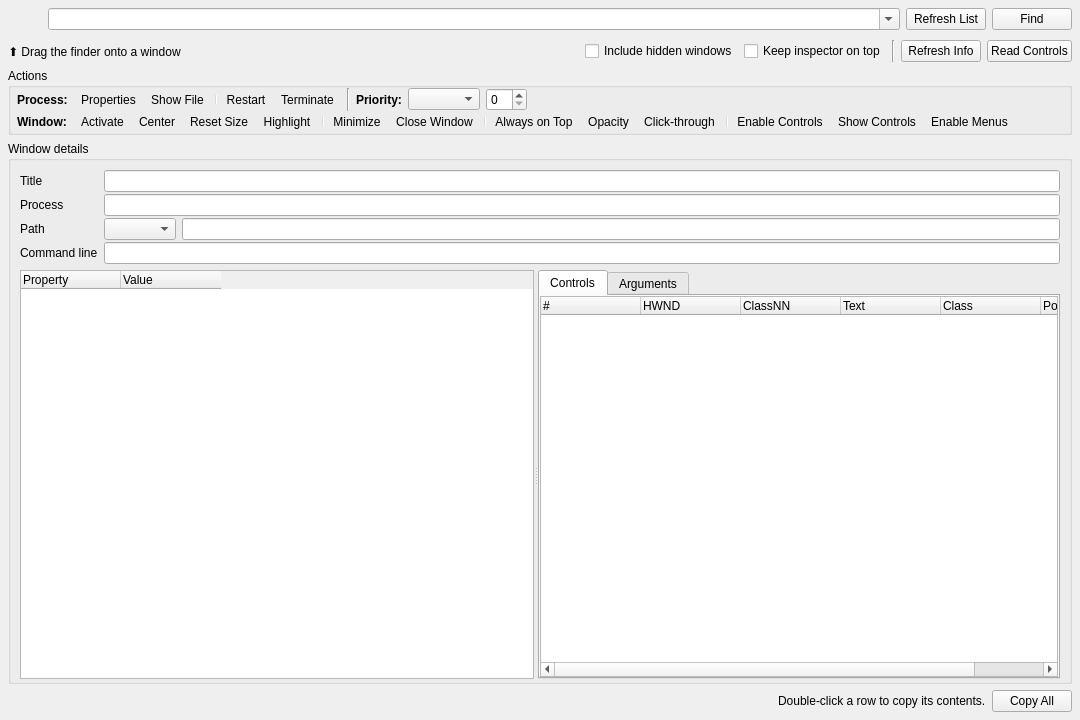
<?xml version="1.0" encoding="UTF-8"?>
<ui version="4.0">
 <class>Inspector</class>
 <widget class="QWidget" name="Inspector">
  <property name="geometry">
   <rect>
    <x>0</x>
    <y>0</y>
    <width>1080</width>
    <height>720</height>
   </rect>
  </property>
  <property name="minimumSize">
   <size>
    <width>0</width>
    <height>400</height>
   </size>
  </property>
  <property name="windowTitle">
   <string>Window Inspector</string>
  </property>
  <layout class="QVBoxLayout" name="main_layout" stretch="0,0,0,1,0">
   <property name="leftMargin">
    <number>8</number>
   </property>
   <property name="topMargin">
    <number>4</number>
   </property>
   <property name="rightMargin">
    <number>8</number>
   </property>
   <property name="bottomMargin">
    <number>8</number>
   </property>
   <property name="spacing">
    <number>6</number>
   </property>
   <item>
    <layout class="QHBoxLayout" name="header_layout" stretch="0,1,0,0">
     <property name="spacing">
      <number>6</number>
     </property>
     <item>
      <widget class="Finder" name="finder">
       <property name="minimumSize">
        <size>
         <width>34</width>
         <height>30</height>
        </size>
       </property>
       <property name="maximumSize">
        <size>
         <width>34</width>
         <height>16777215</height>
        </size>
       </property>
       <property name="alignment">
        <set>Qt::AlignmentFlag::AlignCenter</set>
       </property>
       <property name="toolTip">
        <string>Drag the finder onto a window. Release to inspect it, or press Esc to cancel.</string>
       </property>
       <property name="accessibleName">
        <string>Window finder</string>
       </property>
      </widget>
     </item>
     <item>
      <widget class="NoWheelComboBox" name="selector">
       <property name="editable">
        <bool>true</bool>
       </property>
       <property name="sizePolicy">
        <sizepolicy hsizetype="Ignored" vsizetype="Fixed">
         <horstretch>0</horstretch>
         <verstretch>0</verstretch>
        </sizepolicy>
       </property>
       <property name="toolTip">
        <string>Search by window title, process name, window ID, or PID (for example, PID:1234).</string>
       </property>
      </widget>
     </item>
     <item>
      <widget class="QPushButton" name="list_button">
       <property name="text">
        <string>Refresh List</string>
       </property>
       <property name="toolTip">
        <string>Load the current list of windows.</string>
       </property>
      </widget>
     </item>
     <item>
      <widget class="QPushButton" name="find_button">
       <property name="text">
        <string>Find</string>
       </property>
       <property name="toolTip">
        <string>Inspect the first window matching your search.</string>
       </property>
      </widget>
     </item>
    </layout>
   </item>
   <item>
    <layout class="QHBoxLayout" name="options_layout">
     <property name="spacing">
      <number>6</number>
     </property>
     <item>
      <widget class="QLabel" name="finder_hint">
       <property name="text">
        <string>⬆️ Drag the finder onto a window</string>
       </property>
      </widget>
     </item>
     <item>
      <spacer name="options_stretch">
       <property name="orientation">
        <enum>Qt::Horizontal</enum>
       </property>
       <property name="sizeHint">
        <size>
         <width>0</width>
         <height>0</height>
        </size>
       </property>
      </spacer>
     </item>
     <item>
      <widget class="QCheckBox" name="hidden_windows">
       <property name="text">
        <string>Include hidden windows</string>
       </property>
       <property name="toolTip">
        <string>Include hidden windows when listing or searching.</string>
       </property>
      </widget>
     </item>
     <item>
      <widget class="QCheckBox" name="pin">
       <property name="text">
        <string>Keep inspector on top</string>
       </property>
       <property name="toolTip">
        <string>Keep Window Inspector above other windows.</string>
       </property>
      </widget>
     </item>
     <item>
      <widget class="Line" name="options_separator">
       <property name="orientation">
        <enum>Qt::Vertical</enum>
       </property>
      </widget>
     </item>
     <item>
      <widget class="QPushButton" name="refresh_button">
       <property name="text">
        <string>Refresh Info</string>
       </property>
       <property name="toolTip">
        <string>Read the selected window and process details again.</string>
       </property>
      </widget>
     </item>
     <item>
      <widget class="QPushButton" name="read_button">
       <property name="text">
        <string>Read Controls</string>
       </property>
       <property name="toolTip">
        <string>List the controls exposed by the selected window.</string>
       </property>
      </widget>
     </item>
    </layout>
   </item>
   <item>
    <widget class="QGroupBox" name="actions_group">
     <property name="title">
      <string>Actions</string>
     </property>
     <layout class="QGridLayout" name="action_layout" columnstretch="0,1">
      <property name="leftMargin">
       <number>6</number>
      </property>
      <property name="topMargin">
       <number>0</number>
      </property>
      <property name="rightMargin">
       <number>6</number>
      </property>
      <property name="bottomMargin">
       <number>0</number>
      </property>
      <property name="verticalSpacing">
       <number>0</number>
      </property>
      <item row="0" column="0">
       <widget class="QLabel" name="process_label">
        <property name="text">
         <string>Process:</string>
        </property>
        <property name="font">
         <font>
          <bold>true</bold>
         </font>
        </property>
       </widget>
      </item>
      <item row="0" column="1">
       <layout class="QHBoxLayout" name="process_row">
        <property name="spacing">
         <number>6</number>
        </property>
        <item>
         <widget class="QToolBar" name="process_bar">
          <property name="windowTitle">
           <string>Process</string>
          </property>
          <property name="accessibleName">
           <string>Process</string>
          </property>
          <property name="styleSheet">
           <string>QToolBar { border: 0; padding: 0; }</string>
          </property>
          <property name="toolButtonStyle">
           <enum>Qt::ToolButtonStyle::ToolButtonTextOnly</enum>
          </property>
          <addaction name="action_properties"/>
          <addaction name="action_show_file"/>
          <addaction name="separator"/>
          <addaction name="action_restart"/>
          <addaction name="action_terminate"/>
         </widget>
        </item>
        <item>
         <widget class="Line" name="priority_separator">
          <property name="orientation">
           <enum>Qt::Vertical</enum>
          </property>
         </widget>
        </item>
        <item>
         <widget class="QLabel" name="priority_label">
          <property name="text">
           <string>Priority:</string>
          </property>
          <property name="font">
           <font>
            <bold>true</bold>
           </font>
          </property>
         </widget>
        </item>
        <item>
         <widget class="NoWheelComboBox" name="windows_priority">
          <property name="toolTip">
           <string>Choose the scheduling priority for the selected process.</string>
          </property>
         </widget>
        </item>
        <item>
         <widget class="NoWheelSpinBox" name="nice_priority">
          <property name="toolTip">
           <string>Select a nice value from −20 to 19. Lower values give the process higher priority.</string>
          </property>
         </widget>
        </item>
        <item>
         <spacer name="process_stretch">
          <property name="orientation">
           <enum>Qt::Horizontal</enum>
          </property>
          <property name="sizeHint">
           <size>
            <width>0</width>
            <height>0</height>
           </size>
          </property>
         </spacer>
        </item>
       </layout>
      </item>
      <item row="1" column="0">
       <widget class="QLabel" name="window_label">
        <property name="text">
         <string>Window:</string>
        </property>
        <property name="font">
         <font>
          <bold>true</bold>
         </font>
        </property>
       </widget>
      </item>
      <item row="1" column="1">
       <layout class="QHBoxLayout" name="window_row">
        <property name="spacing">
         <number>6</number>
        </property>
        <item>
         <widget class="QToolBar" name="window_bar">
          <property name="windowTitle">
           <string>Window</string>
          </property>
          <property name="accessibleName">
           <string>Window</string>
          </property>
          <property name="styleSheet">
           <string>QToolBar { border: 0; padding: 0; }</string>
          </property>
          <property name="toolButtonStyle">
           <enum>Qt::ToolButtonStyle::ToolButtonTextOnly</enum>
          </property>
          <addaction name="action_activate"/>
          <addaction name="action_center"/>
          <addaction name="action_reset_size"/>
          <addaction name="action_highlight"/>
          <addaction name="separator"/>
          <addaction name="action_minimize"/>
          <addaction name="action_close_window"/>
          <addaction name="separator"/>
          <addaction name="action_always_on_top"/>
          <addaction name="action_opacity"/>
          <addaction name="action_click_through"/>
          <addaction name="separator"/>
          <addaction name="action_enable_controls"/>
          <addaction name="action_show_controls"/>
          <addaction name="action_enable_menus"/>
         </widget>
        </item>
        <item>
         <spacer name="window_stretch">
          <property name="orientation">
           <enum>Qt::Horizontal</enum>
          </property>
          <property name="sizeHint">
           <size>
            <width>0</width>
            <height>0</height>
           </size>
          </property>
         </spacer>
        </item>
       </layout>
      </item>
     </layout>
    </widget>
   </item>
   <item>
    <widget class="QGroupBox" name="details_group">
     <property name="title">
      <string>Window details</string>
     </property>
     <layout class="QVBoxLayout" name="details_layout" stretch="0,1">
      <property name="bottomMargin">
       <number>2</number>
      </property>
      <item>
       <layout class="QGridLayout" name="field_grid" columnstretch="0,1">
        <property name="horizontalSpacing">
         <number>6</number>
        </property>
        <property name="verticalSpacing">
         <number>2</number>
        </property>
        <item row="0" column="0">
         <widget class="QLabel" name="title_field_label">
          <property name="text">
           <string>Title</string>
          </property>
         </widget>
        </item>
        <item row="0" column="1">
         <widget class="QLineEdit" name="title_field">
          <property name="readOnly">
           <bool>true</bool>
          </property>
          <property name="styleSheet">
           <string>max-height: 1.2em;</string>
          </property>
         </widget>
        </item>
        <item row="1" column="0">
         <widget class="QLabel" name="process_field_label">
          <property name="text">
           <string>Process</string>
          </property>
         </widget>
        </item>
        <item row="1" column="1">
         <widget class="QLineEdit" name="process_field">
          <property name="readOnly">
           <bool>true</bool>
          </property>
          <property name="styleSheet">
           <string>max-height: 1.2em;</string>
          </property>
         </widget>
        </item>
        <item row="2" column="0">
         <widget class="QLabel" name="path_field_label">
          <property name="text">
           <string>Path</string>
          </property>
         </widget>
        </item>
        <item row="2" column="1">
         <layout class="QHBoxLayout" name="path_layout" stretch="0,1">
          <property name="spacing">
           <number>6</number>
          </property>
          <item>
           <widget class="NoWheelComboBox" name="paths">
            <property name="sizePolicy">
             <sizepolicy hsizetype="Fixed" vsizetype="Fixed">
              <horstretch>0</horstretch>
              <verstretch>0</verstretch>
             </sizepolicy>
            </property>
            <property name="toolTip">
             <string>Choose the executable, application bundle or window document.</string>
            </property>
           </widget>
          </item>
          <item>
           <widget class="QLineEdit" name="path_field">
            <property name="readOnly">
             <bool>true</bool>
            </property>
            <property name="styleSheet">
             <string>max-height: 1.2em;</string>
            </property>
           </widget>
          </item>
         </layout>
        </item>
        <item row="3" column="0">
         <widget class="QLabel" name="command_field_label">
          <property name="text">
           <string>Command line</string>
          </property>
         </widget>
        </item>
        <item row="3" column="1">
         <widget class="QLineEdit" name="command_field">
          <property name="readOnly">
           <bool>true</bool>
          </property>
          <property name="styleSheet">
           <string>max-height: 1.2em;</string>
          </property>
         </widget>
        </item>
       </layout>
      </item>
      <item>
       <widget class="QSplitter" name="splitter">
        <property name="orientation">
         <enum>Qt::Orientation::Horizontal</enum>
        </property>
        <widget class="ValueTable" name="info">
         <property name="indentation">
          <number>16</number>
         </property>
         <property name="rootIsDecorated">
          <bool>true</bool>
         </property>
         <property name="uniformRowHeights">
          <bool>true</bool>
         </property>
         <attribute name="headerStretchLastSection">
          <bool>false</bool>
         </attribute>
         <column>
          <property name="text">
           <string>Property</string>
          </property>
         </column>
         <column>
          <property name="text">
           <string>Value</string>
          </property>
         </column>
        </widget>
        <widget class="QTabWidget" name="tabs">
         <widget class="QTreeWidget" name="controls">
          <property name="rootIsDecorated">
           <bool>false</bool>
          </property>
          <property name="uniformRowHeights">
           <bool>true</bool>
          </property>
          <attribute name="title">
           <string>Controls</string>
          </attribute>
          <attribute name="headerStretchLastSection">
           <bool>false</bool>
          </attribute>
          <column>
           <property name="text">
            <string>#</string>
           </property>
          </column>
          <column>
           <property name="text">
            <string>HWND</string>
           </property>
          </column>
          <column>
           <property name="text">
            <string>ClassNN</string>
           </property>
          </column>
          <column>
           <property name="text">
            <string>Text</string>
           </property>
          </column>
          <column>
           <property name="text">
            <string>Class</string>
           </property>
          </column>
          <column>
           <property name="text">
            <string>Position and size</string>
           </property>
          </column>
         </widget>
         <widget class="ValueTable" name="arguments">
          <property name="rootIsDecorated">
           <bool>false</bool>
          </property>
          <property name="uniformRowHeights">
           <bool>true</bool>
          </property>
          <attribute name="title">
           <string>Arguments</string>
          </attribute>
          <attribute name="headerStretchLastSection">
           <bool>false</bool>
          </attribute>
          <column>
           <property name="text">
            <string>#</string>
           </property>
          </column>
          <column>
           <property name="text">
            <string>Argument</string>
           </property>
          </column>
         </widget>
        </widget>
       </widget>
      </item>
     </layout>
    </widget>
   </item>
   <item>
    <layout class="QHBoxLayout" name="footer_layout" stretch="1,0,0">
     <property name="spacing">
      <number>6</number>
     </property>
     <item>
      <widget class="QLabel" name="status">
       <property name="sizePolicy">
        <sizepolicy hsizetype="Ignored" vsizetype="Preferred">
         <horstretch>0</horstretch>
         <verstretch>0</verstretch>
        </sizepolicy>
       </property>
      </widget>
     </item>
     <item>
      <widget class="QLabel" name="copy_hint">
       <property name="text">
        <string>Double-click a row to copy its contents.</string>
       </property>
      </widget>
     </item>
     <item>
      <widget class="QPushButton" name="copy_button">
       <property name="text">
        <string>Copy All</string>
       </property>
       <property name="toolTip">
        <string>Copy the displayed details, controls and arguments.</string>
       </property>
      </widget>
     </item>
    </layout>
   </item>
  </layout>
  <action name="action_properties">
   <property name="text">
    <string>Properties</string>
   </property>
   <property name="toolTip">
    <string>Show properties for the selected path.</string>
   </property>
  </action>
  <action name="action_show_file">
   <property name="text">
    <string>Show File</string>
   </property>
   <property name="toolTip">
    <string>Reveal the selected path in its containing folder.</string>
   </property>
  </action>
  <action name="action_restart">
   <property name="text">
    <string>Restart</string>
   </property>
   <property name="toolTip">
    <string>End the process and relaunch it with its original arguments.</string>
   </property>
  </action>
  <action name="action_terminate">
   <property name="text">
    <string>Terminate</string>
   </property>
   <property name="toolTip">
    <string>Force the process to quit, including all of its windows.</string>
   </property>
  </action>
  <action name="action_activate">
   <property name="text">
    <string>Activate</string>
   </property>
   <property name="toolTip">
    <string>Bring the window to the front for three seconds.</string>
   </property>
  </action>
  <action name="action_center">
   <property name="text">
    <string>Center</string>
   </property>
   <property name="toolTip">
    <string>Bring the window forward, center it, and highlight it for three seconds.</string>
   </property>
  </action>
  <action name="action_reset_size">
   <property name="text">
    <string>Reset Size</string>
   </property>
   <property name="toolTip">
    <string>Bring the window forward, restore its default size, center it, and highlight it for three seconds.</string>
   </property>
  </action>
  <action name="action_highlight">
   <property name="text">
    <string>Highlight</string>
   </property>
   <property name="toolTip">
    <string>Outline the window on screen for three seconds.</string>
   </property>
  </action>
  <action name="action_minimize">
   <property name="text">
    <string>Minimize</string>
   </property>
   <property name="toolTip">
    <string>Minimize the selected window.</string>
   </property>
  </action>
  <action name="action_close_window">
   <property name="text">
    <string>Close Window</string>
   </property>
   <property name="toolTip">
    <string>Ask the selected window to close.</string>
   </property>
  </action>
  <action name="action_always_on_top">
   <property name="text">
    <string>Always on Top</string>
   </property>
   <property name="toolTip">
    <string>Keep the selected window above other windows.</string>
   </property>
   <property name="checkable">
    <bool>true</bool>
   </property>
  </action>
  <action name="action_opacity">
   <property name="text">
    <string>Opacity</string>
   </property>
   <property name="toolTip">
    <string>Adjust the opacity of the selected window.</string>
   </property>
  </action>
  <action name="action_click_through">
   <property name="text">
    <string>Click-through</string>
   </property>
   <property name="toolTip">
    <string>Let mouse clicks pass through the selected window.</string>
   </property>
   <property name="checkable">
    <bool>true</bool>
   </property>
  </action>
  <action name="action_enable_controls">
   <property name="text">
    <string>Enable Controls</string>
   </property>
   <property name="toolTip">
    <string>Enable disabled controls in the selected window.</string>
   </property>
  </action>
  <action name="action_show_controls">
   <property name="text">
    <string>Show Controls</string>
   </property>
   <property name="toolTip">
    <string>Show hidden controls in the selected window.</string>
   </property>
  </action>
  <action name="action_enable_menus">
   <property name="text">
    <string>Enable Menus</string>
   </property>
   <property name="toolTip">
    <string>Enable disabled menu items in the selected window.</string>
   </property>
  </action>
 </widget>
 <customwidgets>
  <customwidget>
   <class>NoWheelComboBox</class>
   <extends>QComboBox</extends>
   <header>utils.qt_widgets</header>
  </customwidget>
  <customwidget>
   <class>NoWheelSpinBox</class>
   <extends>QSpinBox</extends>
   <header>utils.qt_widgets</header>
  </customwidget>
  <customwidget>
   <class>Finder</class>
   <extends>QLabel</extends>
   <header>window_inspector.picker</header>
  </customwidget>
  <customwidget>
   <class>ValueTable</class>
   <extends>QTreeWidget</extends>
   <header>window_inspector.table</header>
  </customwidget>
 </customwidgets>
 <resources/>
 <connections/>
</ui>
